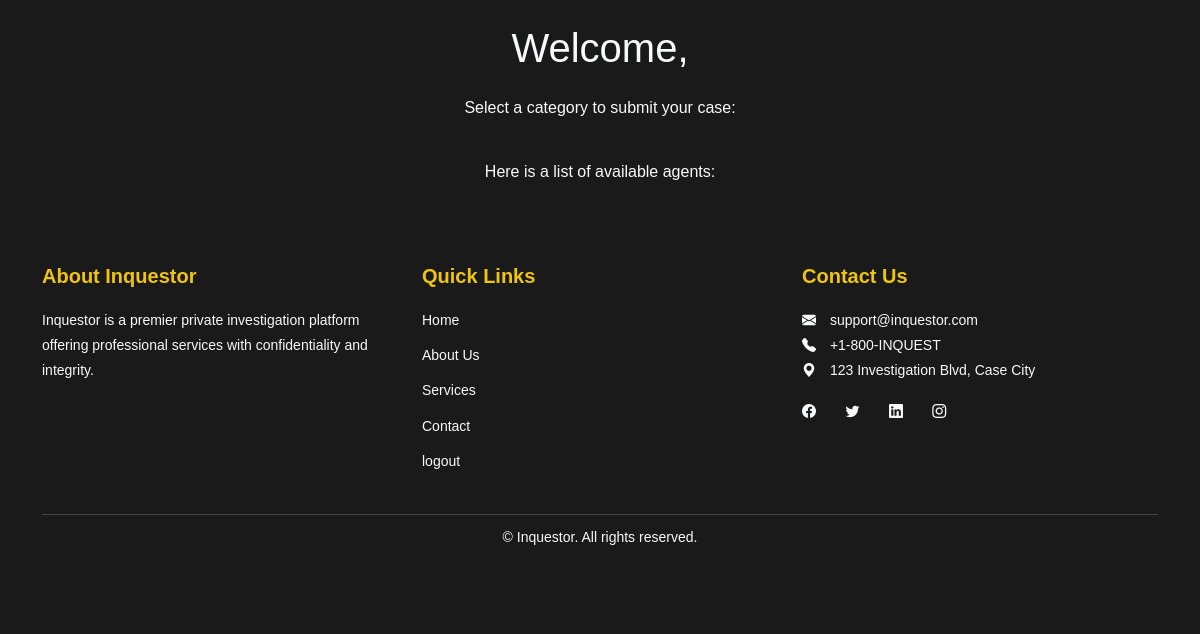
Before: /user with the older database file.
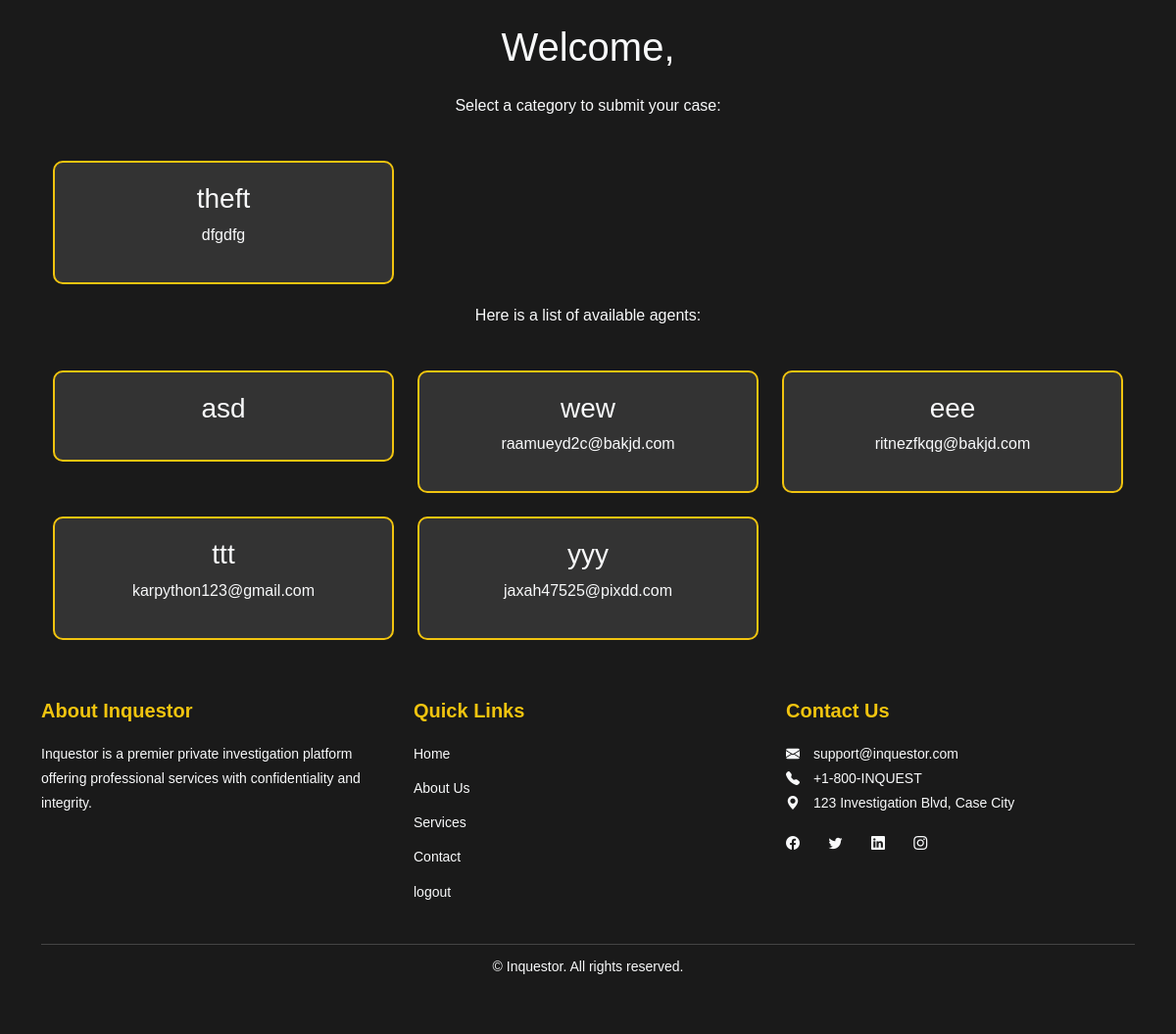
After: the same page with the newer database file.
### agent/models.py (models this page shows)
class CaseCategory(models.Model):
    c_name = models.CharField(max_length=100, unique=True)
    description = models.TextField(blank=True)

class Agent(models.Model):
    user = models.ForeignKey(User, on_delete=models.CASCADE)
    phone = models.CharField(max_length=15, blank=True)
    address = models.TextField(blank=True)
    is_active = models.BooleanField(default=True)

### agent/views.py (the view)
# urls.py: path('user', views.user_home, name='user_home'),
def user_home(req):
    categories = CaseCategory.objects.all()
    agents = Agent.objects.all()
    return render(req, 'client/userhome.html', {'categories': categories,'agents': agents})

### templates/client/userhome.html (shortened to what this page needs)
<!DOCTYPE html>
<html lang="en">
<head>
    {% load static %}
    <link rel="stylesheet" href="https://cdn.jsdelivr.net/npm/bootstrap@5.3.0/dist/css/bootstrap.min.css">
    <link rel="stylesheet" href="https://cdn.jsdelivr.net/npm/bootstrap-icons/font/bootstrap-icons.css">
</head>
<body>
    <div class="container">
        <h1 class="text-center my-4">Welcome, {{ user.first_name }}</h1>
        <p class="text-center">Select a category to submit your case:</p>
        <div class="categories-container row g-4">
            {% for category in categories %}
            <div class="col-md-4">
                <div class="category-card">
                    <a href="{% url 'submit_case' category.id %}">
                        <h3>{{ category.c_name }}</h3>
                        <p>{{ category.description }}</p>
                    </a>
                </div>
            </div>
            {% endfor %}
        </div>
    </div>
    <div class="container">
        <p class="text-center">Here is a list of available agents:</p>
        <div class="agents-container row g-4">
            {% for agent in agents %}
            <div class="col-md-4">
                <div class="agent-card">
                    <a href="{% url 'agent_profile' agent.id %}">
                        <h3>{{ agent.user.username }}</h3>
                        <p>{{ agent.user.email }}</p>
                    </a>
                </div>
            </div>
            {% endfor %}
        </div>
    </div>
    <footer class="footer">
        <div class="container">
            <div class="row">
                <div class="col-md-4 footer-about">
                    <h5>About Inquestor</h5>
                    <p>Inquestor is a premier private investigation platform offering professional services with confidentiality and integrity.</p>
                </div>
                <div class="col-md-4 footer-links">
                    <h5>Quick Links</h5>
                    <ul class="list-unstyled">
                        <li><a href="#">Home</a></li>
                        <li><a href="#">About Us</a></li>
                        <li><a href="#">Services</a></li>
                        <li><a href="#">Contact</a></li>
                        <li><a href="logout/">logout</a></li>
                    </ul>
                </div>
                <div class="col-md-4 footer-contact">
                    <h5>Contact Us</h5>
                    <p>
                        <i class="bi bi-envelope-fill"></i> support@inquestor.com<br>
                        <i class="bi bi-telephone-fill"></i> +1-800-INQUEST<br>
                        <i class="bi bi-geo-alt-fill"></i> 123 Investigation Blvd, Case City
                    </p>
                    <div class="social-icons">
                        <a href="#" class="social-icon"><i class="bi bi-facebook"></i></a>
                        <a href="#" class="social-icon"><i class="bi bi-twitter"></i></a>
                        <a href="#" class="social-icon"><i class="bi bi-linkedin"></i></a>
                        <a href="#" class="social-icon"><i class="bi bi-instagram"></i></a>
                    </div>
                </div>
            </div>
            <div class="footer-bottom text-center mt-4">
                <p>&copy; {{ year }} Inquestor. All rights reserved.</p>
            </div>
        </div>
    </footer>
</body>
</html>

### templates/client/userhome.html (style rules this page uses)
body { background-color: #1a1a1a; color: #f8f9fa; font-family: Arial, sans-serif; }
.categories-container { margin: 20px auto; max-width: 1200px; }
.category-card { background: #333; border: 2px solid #f1c40f; border-radius: 10px; padding: 20px; text-align: center; transition: transform 0.3s, background 0.3s; }
.category-card a { text-decoration: none; color: inherit; }
.agents-container { margin: 20px auto; max-width: 1200px; }
.agent-card { background: #333; border: 2px solid #f1c40f; border-radius: 10px; padding: 20px; text-align: center; transition: transform 0.3s, background 0.3s; }
.agent-card a { text-decoration: none; color: inherit; }
.footer { background: #1a1a1a; color: #f8f9fa; padding: 40px 20px; font-family: Arial, sans-serif; }
.footer h5 { font-weight: bold; margin-bottom: 20px; color: #f1c40f; }
.footer p, .footer a { color: #f8f9fa; font-size: 14px; line-height: 1.8; }
.footer a { text-decoration: none; transition: color 0.3s; }
.footer-links ul { padding: 0; list-style: none; }
.footer-links ul li { margin-bottom: 10px; }
.footer-links ul li a { color: #f8f9fa; }
.footer-contact i { margin-right: 10px; }
.social-icons { margin-top: 10px; }
.social-icon { display: inline-block; margin-right: 15px; font-size: 20px; color: #f8f9fa; transition: color 0.3s; }
.footer-bottom { border-top: 1px solid #444; padding-top: 10px; font-size: 14px; }

Changed rows visible on the page:
added CaseCategory: c_name "theft", description "dfgdfg"
added Agent: user.username "asd"
added Agent: user.username "wew", user.email "raamueyd2c@bakjd.com"
added Agent: user.username "eee", user.email "ritnezfkqg@bakjd.com"
added Agent: user.username "ttt", user.email "karpython123@gmail.com"
added Agent: user.username "yyy", user.email "jaxah47525@pixdd.com"
